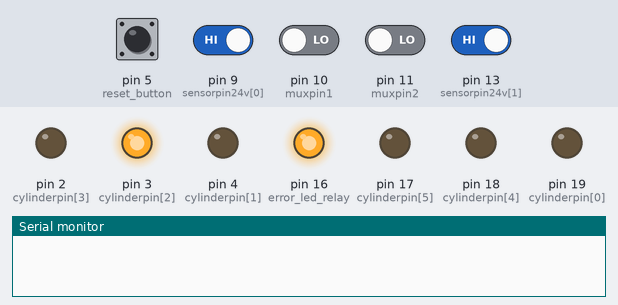
A sketch run on a simulated Arduino Uno, built with avr-gcc and run on an emulated ATmega328P. On the bench: output pins drawn as LEDs (lit = HIGH), the last lines printed to the serial monitor. The inputs (shaded band) are chosen by the test bench; at power-on: pin 5 (reset_button), pin 9 (sensorpin24v[0]), pin 13 (sensorpin24v[1]) HIGH, pin 10 (muxpin1), pin 11 (muxpin2) LOW. Pins used as bus, display or sensor lines are not drawn.

Above: at 0.1 s.
At 0.6 s:
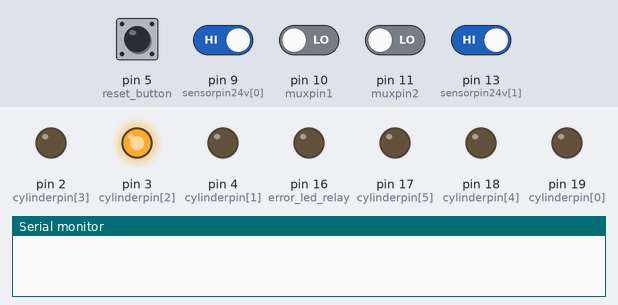
At 3.3 s:
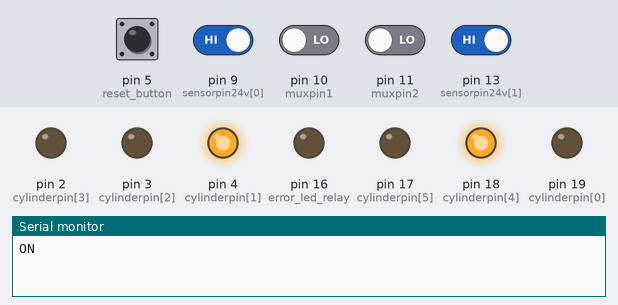
At 7.0 s:
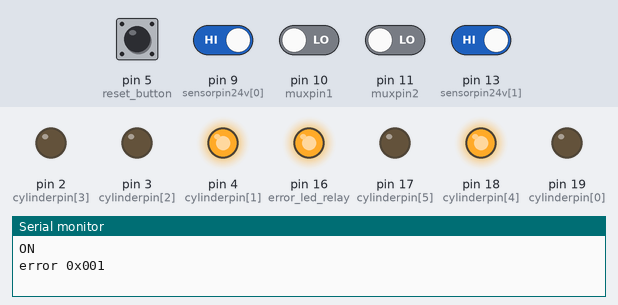
Timing chart, 0 to 8.5 s (numbered marks = the images above):
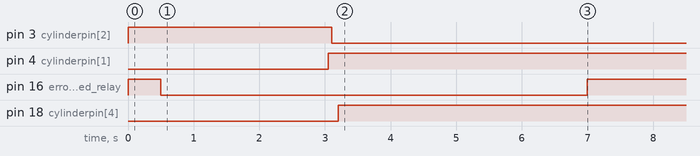

The sketch:

alluminiumHingsV3.ino
```cpp
#include<avr/wdt.h>
#include<arduino.h>

int Ncylinder = 6;
int Nsensor = 14;
int Nmux = 6;
int stage = 1;
int laststage = 1;
int Try = 0;
int errornomorebare=0;
int nomorebar = 0;
int nomorebarStep = 0;
int reset_button = 5;
int error_led_relay = 16;
int cylinderpin[6] = {19, 4, 3, 2, 18, 17};
int sensorpin24v[2] = {9, 13};
int muxpins[6] = {8, 7, 6, 15, 14, 12};
int muxpin1 = 10;
int muxpin2 = 11;
int started = 0;
unsigned long lasttimereset;
int longpress=0;
unsigned long time;


int steps[8][6] = {
  {0, 0, 0, 0, 1, 0},
  {0, 1, 0, 0, 1, 0},
  {1, 1, 0, 0, 1, 0},
  {1, 1, 1, 0, 1, 0},
  {1, 0, 1, 0, 1, 1},
  {0, 0, 1, 0, 1, 1},
  {0, 1, 1, 0, 1, 0},
  {0, 1, 1, 1, 1, 0},
};

int conditions[8][14] = {
  {0, 1, 0, 1, 0, 1, 0, 1, 0, 1, 0, 1, 0, 1},
  {0, 1, 1, 0, 0, 1, 0, 1, 0, 1, 0, 1, 0, 1},
  {1, 0, 1, 0, 0, 1, 0, 1, 0, 1, 0, 1, 0, 1},
  {1, 0, 1, 0, 1, 0, 0, 1, 1, 0, 0, 1, 0, 1},
  {1, 0, 0, 1, 1, 0, 0, 1, 1, 0, 1, 0, 0, 1},
  {0, 1, 0, 1, 1, 0, 0, 1, 1, 0, 1, 0, 0, 1},
  {0, 1, 1, 0, 1, 0, 0, 1, 1, 0, 0, 1, 0, 1},
  {0, 1, 1, 0, 1, 0, 0, 1, 1, 0, 0, 1, 0, 1},
};

int sensorstate[14] = {1, 1, 1, 1, 1, 1, 1, 1, 1, 1, 1, 1, 1, 1};

int muxselect[15][6] = {
  {1, 1, 1, 0, 0, 0}, //MUX1:0 MUX2:7    Sensor 1
  {1, 1, 0, 0, 0, 0}, //MUX1:1 MUX2:7    Sensor 2
  {1, 0, 1, 0, 0, 0}, //MUX1:2 MUX2:7    Sensor 3
  {1, 0, 0, 0, 0, 0}, //MUX1:3 MUX2:7    Sensor 4
  {0, 1, 1, 0, 0, 0}, //MUX1:4 MUX2:7    Sensor 5
  {0, 1, 0, 0, 0, 0}, //MUX1:5 MUX2:7    Sensor 6
  {0, 0, 1, 0, 0, 0}, //MUX1:6 MUX2:7    Sensor 7
  {0, 0, 0, 1, 1, 1}, //MUX1:7 MUX2:0    Sensor 8
  {0, 0, 0, 1, 1, 0}, //MUX1:7 MUX2:1    Sensor 9
  {0, 0, 0, 1, 0, 1}, //MUX1:7 MUX2:2    Sensor 10
  {0, 0, 0, 1, 0, 0}, //MUX1:7 MUX2:3    Sensor 11
  {0, 0, 0, 0, 1, 1}, //MUX1:7 MUX2:4    Sensor 12
  {0, 0, 0, 0, 1, 0}, //MUX1:7 MUX2:5    Sensor 13
  {0, 0, 0, 0, 0, 1}, //MUX1:7 MUX2:6    Sensor 14
  {0, 0, 0, 0, 0, 0}, //MUX1:7 MUX2:7    No Sensor
};


void setup() {

  pinMode(reset_button, INPUT_PULLUP);
  pinMode(cylinderpin[0], OUTPUT);
  pinMode(cylinderpin[1], OUTPUT);
  pinMode(cylinderpin[2], OUTPUT);
  pinMode(cylinderpin[3], OUTPUT);
  pinMode(cylinderpin[4], OUTPUT);
  pinMode(cylinderpin[5], OUTPUT);


  digitalWrite(cylinderpin[0], LOW);
  digitalWrite(cylinderpin[1], LOW);
  digitalWrite(cylinderpin[2], HIGH);
  digitalWrite(cylinderpin[3], LOW);
  digitalWrite(cylinderpin[4], LOW);
  digitalWrite(cylinderpin[5], LOW);

  pinMode(error_led_relay, OUTPUT);
  blink_error(500);


  pinMode(sensorpin24v[0], INPUT);
  pinMode(sensorpin24v[1], INPUT);
  pinMode(muxpin1, INPUT);
  pinMode(muxpin2, INPUT);


  pinMode(muxpins[0], OUTPUT);
  pinMode(muxpins[1], OUTPUT);
  pinMode(muxpins[2], OUTPUT);
  pinMode(muxpins[3], OUTPUT);
  pinMode(muxpins[4], OUTPUT);
  pinMode(muxpins[5], OUTPUT);
  Serial.begin(9600);
  Serial.println("ON");
wdt_disable();
    delay(2000);
    wdt_enable(WDTO_4S);

}


void loop() {
  wdt_reset();

  switch (stage) {
    case 1:

      laststage != 1 ? Try = 0 : 1;
      laststage = 1;
      Step(1);
      Try < 1 ? delay(10) : delay(5);
      condition(1) ? stage = 2 : Try++;
      Try > 5 ? stage = 100 : 1;
      wdt_reset();
      break;
    case 2:
      wdt_reset();
      laststage != 2 ? Try = 0 : 1;
      laststage = 2;
      Step(2);
      Try < 1 ? delay(10) : delay(5);
      condition(2) ? stage = 3 : Try++;
      Try > 5 ? stage = 100 : 1;
      wdt_reset();
      break;
    case 3:
      laststage != 3 ? Try = 0 : 1;
      laststage = 3;
      Step(3);
      Try < 1 ? delay(10) : delay(5);
      condition(3) ? stage = 4 : Try++;
      Try > 5 ? stage = 100 : 1;
      wdt_reset();
      break;
    case 4:
      laststage != 4 ? Try = 0 : 1;
      laststage = 4;
      Step(4);
      Try < 1 ? delay(10) : delay(5);
      condition(4) ? stage = 5 : Try++;
      Try > 5 ? stage = 100 : 1;
      wdt_reset();
      break;
    case 5:
      laststage != 5 ? Try = 0 : 1;
      laststage = 5;
      Step(5);
      Try < 1 ? delay(10) : delay(5);
      condition(5) ? stage = 6 : Try++;
      Try > 5 ? stage = 100 : 1;
      wdt_reset();
      break;
    case 6:
      laststage != 6 ? Try = 0 : 1;
      laststage = 6;
      Step(6);
      Try < 1 ? delay(500) : delay(200);
      condition(6) ? stage = 7 : Try++;
      Try > 5 ? stage = 100 : 1;
      wdt_reset();
      break;
    case 7:
      laststage != 7 ? Try = 0 : 1;
      laststage = 7;
      if(Try == 0){
      Step(7);
      mux(7);
      delay(30);
      time = millis();
      time = time + 2000;
      while ( digitalRead(muxpin2) == 1 && millis() < time) {
        delay(5);
      }
      digitalWrite(cylinderpin[3], LOW);
      wdt_reset();
      }
      delay(1000);
      Try < 1 ? delay(10) : delay(5);
      condition(7) ? stage = 1 : Try++;
      Try > 5 ? stage = 100 : 1;
      wdt_reset();
      break;
    case 100:
      digitalWrite(error_led_relay, 1);
      Try = 0;
      Serial.print("error 0x00");
      Serial.println(laststage);
      while (longpress==0){
      while (digitalRead(reset_button)) {
      delay(100);
      wdt_reset();
      }
      lasttimereset=millis();
      lasttimereset = lasttimereset + 1000;
      longpress=1;
       while (millis() < lasttimereset ) {
      delay(30);
      if(digitalRead(reset_button) == HIGH){
        longpress=0;
      }
        wdt_reset();
      }
      }
      longpress=0;
      digitalWrite(error_led_relay, 0);
      stage = laststage;
      errornomorebare=0;
       nomorebar = 0;
       nomorebarStep = 0;
      wdt_reset();
      break;
  }
}

void Step(int number) {
  wdt_reset();
  for (int i = 0; i < Ncylinder; i++) {
    //new
    digitalWrite(cylinderpin[i], steps[number][i]);

    delay(50);
  }

}

boolean condition (int number) {
  wdt_reset();
  readsensor();
  if(errornomorebare==1){
    return (false);
  }

  for (int i = 0; i < Nsensor; i++) {
    if (sensorstate[i] != conditions[number][i]) {
      return (false);
    } else {

    }
  }
  return (true);
}

void readsensor() {
wdt_reset();
  sensorstate[12] = digitalRead(sensorpin24v[0]);
  sensorstate[13] = 1;
  if (nomorebar > 25 && stage == 5) {
    sensorstate[13] = 0;
    nomorebar = 0;
    errornomorebare=1;
   // Serial.print("here");
  } else if (nomorebar < 50 && digitalRead(sensorpin24v[1]) == 0  && nomorebarStep != stage) {
    nomorebar++;
    nomorebarStep = stage;
  }
   else if (nomorebar == 0 && digitalRead(sensorpin24v[1]) == 0){
    nomorebar = 1;
    nomorebarStep = stage;
  }


  for (int i = 0; i < 12; i++) {
    mux(i);
    delay(30);
    i < 7 ? sensorstate[i] = digitalRead(muxpin1) : sensorstate[i] = digitalRead(muxpin2);
  }
  if(stage==4){
    sensorstate[10]=1;
    sensorstate[11]=0;
  }
  mux(0);


}

void displaySensors() {
  for (int i = 0; i < 14; i++) {
    Serial.print(i + 1);
    Serial.print(":");
    Serial.print(sensorstate[i]);
    Serial.print("  ");
  }
  Serial.println("");
}

void mux(int number) {

  for (int i = 0; i < Nmux; i++) {
    digitalWrite(muxpins[i], muxselect[number][i]);

  }
}


void blink_error(int delayy) {
wdt_reset();
  digitalWrite(error_led_relay, HIGH);
  delay(delayy);
  digitalWrite(error_led_relay, LOW);
  delay(delayy);
}
```

Measured:
- by itself, pin 3 (cylinderpin[2]): HIGH → LOW at 3.1 s
- by itself, pin 4 (cylinderpin[1]): LOW → HIGH at 3.1 s
- by itself, pin 16 (error_led_relay): HIGH → LOW at 0.50 s, → HIGH 6.5 s later
- by itself, pin 18 (cylinderpin[4]): LOW → HIGH at 3.2 s
